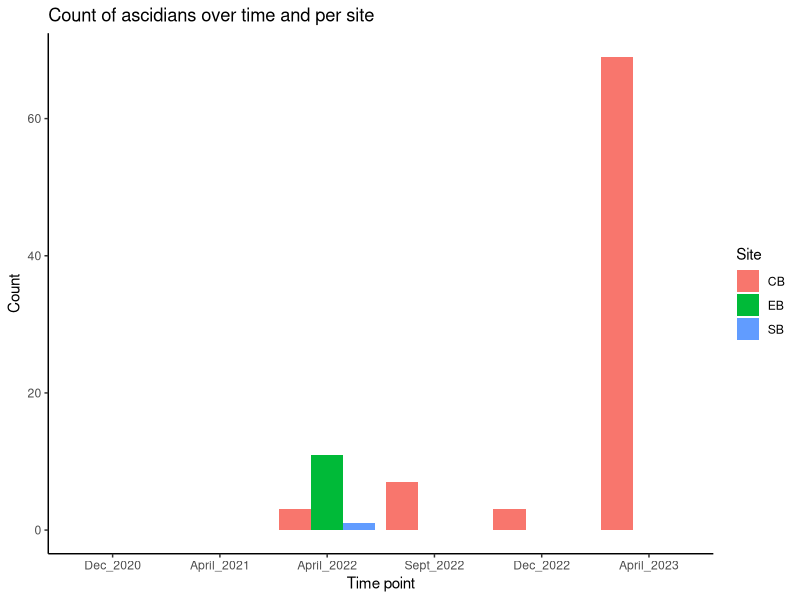
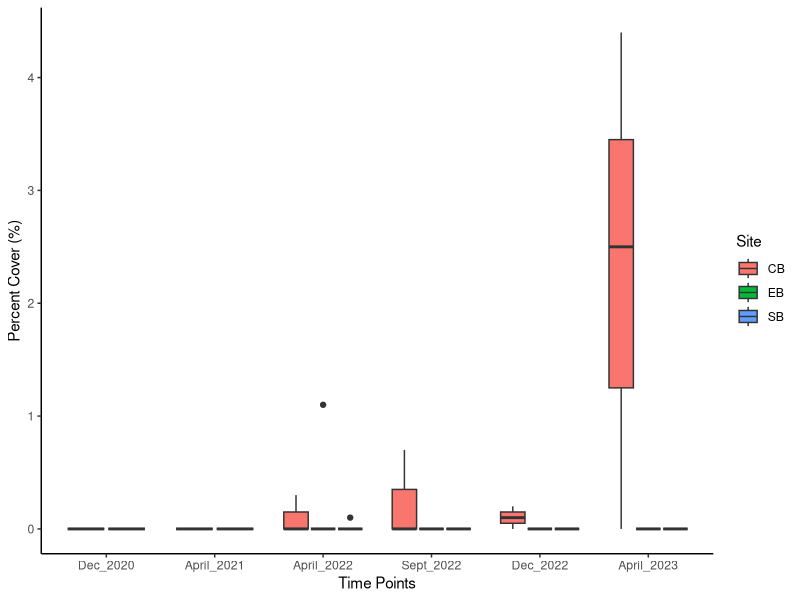
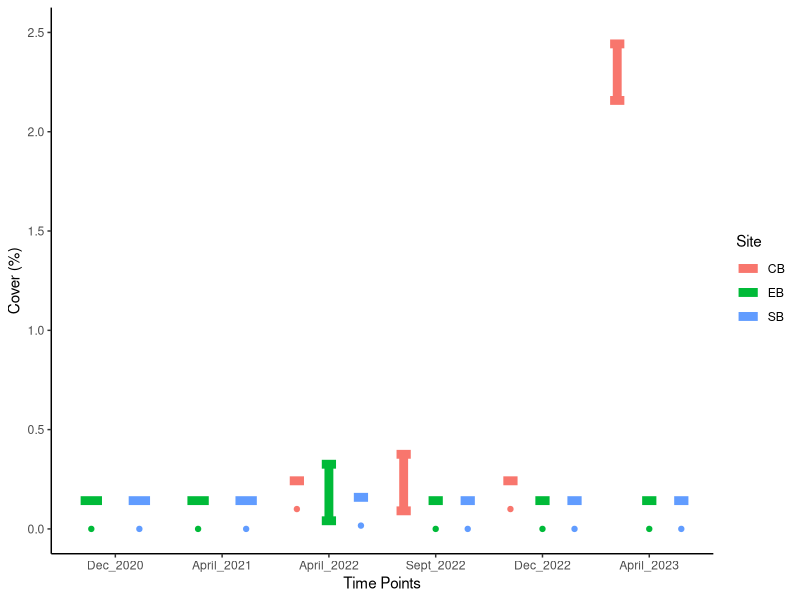

R code for these plots, in order:
## ---- chunk 1
rm(list=ls())
library(tidyverse)
library(dplyr)
library(readxl)
## ---- chunk 2
benthic.data <- read_excel("Benthic_cover.xlsx")
## ---- chunk 3
ascidians.full <- benthic.data[, c("Image ID", "Image name", "TP", "Site", "Transect_ID", "Transect_no", "ASCD")]
## ---- chunk 4
month_year <- strsplit(ascidians.full$TP, "_")
month <- sapply(month_year, function(x) x[1])
year <- sapply(month_year, function(x) x[2])
months <- c("January", "February", "March", "April", "May", "June", "July",
            "August", "Sept", "October", "November", "Dec") 
            # Sept and Dec because that's how they're saved in ascidians.full
month_numeric <- match(month, months)
year_numeric <- as.numeric(year)
date <- as.Date(paste(year_numeric, month_numeric, "01", sep = "-"))

# Save the date in a new column, other than TP
ascidians.full$Date <- date
## ---- chunk 5
# Summed up cover = how many is there
ascidians.sum <- ascidians.full %>%
  group_by(TP, Site, Date) %>%
  summarize(sum_cover = sum(ASCD))

# remove NAs first
ascidians.sum <- na.omit(ascidians.sum)

# order the TPs
ascidians.sum <- ascidians.sum %>%
  mutate(TP = factor(TP, levels = c("Dec_2020", "April_2021", "April_2022", "Sept_2022", "Dec_2022",  "April_2023"))) %>%
  arrange(TP)

# simple plot
ggplot(ascidians.sum, aes(x = TP, y = sum_cover, fill = Site)) +
  geom_bar(stat = "identity", position = "dodge") +
  labs(x = "Time point", y = "Count", fill = "Site") +
  ggtitle("Count of ascidians over time and per site") +
  theme_classic()

## ---- chunk 6
# pivot table
t.cover <- benthic.data %>% pivot_longer(c(Acanthastrea:Valspp), names_to = "Genera", values_to = "Cover")

# calculate mean cover & SD and SE by transect
mean.cover <- t.cover %>%
  group_by(TP, Site, Transect_ID, Genera) %>%
  summarize(mean_cover = mean(Cover)) %>%
  mutate(SE = sd(mean_cover) / sqrt(n()),
         SD = sd(mean_cover))

# calculate sum of cover values for each transect - rowSums
# make new column called percent_cover - multiply by 100 to get percent
transect.percent.cover <- mean.cover %>%
  group_by(TP, Site, Transect_ID) %>%
  summarize(percent_cover = sum(mean_cover[Genera == "ASCD"]) / sum(mean_cover) * 100, .groups = "drop") %>%
  mutate(SE = sd(percent_cover)/sqrt(n()))

# percent cover per site
site.percent.cover <- mean.cover %>%
  group_by(TP, Site) %>%
  summarize(percent_cover = sum(mean_cover[Genera == "ASCD"]) / sum(mean_cover) * 100, .groups = "drop") %>%
  mutate(SE = sd(percent_cover)/sqrt(n()))

# percent cover per time point
tp.percent.cover <- mean.cover %>%
  group_by(TP) %>%
  summarize(percent_cover = sum(mean_cover[Genera == "ASCD"]) / sum(mean_cover) * 100, .groups = "drop") %>%
  mutate(SE = sd(percent_cover)/sqrt(n()))

# order the TPs
transect.percent.cover <- transect.percent.cover %>%
  mutate(TP = factor(TP, levels = c("Dec_2020", "April_2021", "April_2022", "Sept_2022", "Dec_2022",  "April_2023"))) %>%
  arrange(TP)

site.percent.cover <- site.percent.cover %>%
  mutate(TP = factor(TP, levels = c("Dec_2020", "April_2021", "April_2022", "Sept_2022", "Dec_2022",  "April_2023"))) %>%
  arrange(TP)

## ---- chunk 7
str(transect.percent.cover)
ggplot(transect.percent.cover , aes(x = TP, y = percent_cover, fill = Site)) +
  geom_boxplot() +
  labs(x = "Time Points", y = "Percent Cover (%)") +
  scale_fill_discrete(name = "Site") +
  theme_classic()
## ---- chunk 8
str(site.percent.cover)
# plot per time point -> not the correct plot -> need to integrate TP and possibly site?
ggplot(site.percent.cover, aes(x = TP, y = percent_cover, colour = Site)) +
  geom_point(position=position_dodge(.9)) +
  geom_errorbar(aes(ymin = percent_cover - SE, ymax = percent_cover + SE),
                width = 0.4, size = 3,
                 position=position_dodge(.9)) +
  labs(x = "Time Points", y = "Cover (%)") +
  scale_fill_discrete(name = "Site") +
  scale_colour_discrete(name = "Site") +
  ylim(0,2.5) +
  theme_classic()
## ---- chunk 9
# first average benthic data at transect level (average over 10 quadrats)
mean.cover.transects <- t.cover %>%
  group_by(TP, Site, Transect_ID, Genera) %>%
  summarize(mean_cover = mean(Cover))

# pivot long table back to wide
mean.cover.transects <- mean.cover.transects %>%
  pivot_wider(names_from = Genera, values_from = mean_cover)

ascd.occurr <- mean.cover.transects %>%
  mutate(ascd_occurrence = ifelse(ASCD != 0, "present", "absent"))

# pick out TP, Sites and ascd_occurrence


sum(ascd.occurr$ascd_occurrence == "present") # only 8 transects where ascidians occur

# calculate FOC for each TRANSECT_ID
transect.foc <- ascd.occurr %>%
  group_by(TP, Site, Transect_ID) %>%
  summarize(foc = (sum(ascd_occurrence == "present") / length(ascd.occurr$Transect_ID))*100)
# not sure if this length(benthic.data$Transect_no) is correct

# calculate FOC for each Site
site.foc <- ascd.occurr %>%
  group_by(TP, Site) %>%
  summarize(foc = (sum(ascd_occurrence == "present") / length(ascd.occurr$Transect_ID))*100)

# calculate FOC per TP
TP.foc <- ascd.occurr %>%
  group_by(TP) %>%
  summarize(foc = (sum(ascd_occurrence == "present") / length(ascd.occurr$Transect_ID))*100)
## ---- chunk 10
colnames(benthic.data)
# make new data frame with columns without hard corals and sand (easier than taking them out of current df)
# also excluded dead coral and rubble
selected.cols <- c("TP", "Site", "Transect_ID", "Transect_no", "Anemone", "ASCD", "BInv", "CalcInvert", "SC", "SP", "Zoo", "Sediment", "Rhodo", "cyafil", "Cyanob", "TAS", "AL_fleshy", "AL_fol", "Amansia",  "ampart", "Asparago", "Bryopsis","calc_macro",  "Caulcupre", "CauRac", "CCA", "Chaeto", "Chlor", "CodFrag", "Colpo", "CYANO_DHC","Dasy","Dictyopter","Dictyota", "Halimeda","HALY", "Hormo", "Hydrocl", "Hyp", "Laur","MACR_Fil_A","MACR_LTH_O","Mal","MLRP", "Padina", "Ploc", "Sargassum", "Tri_fra", "Turf", "Ulva","Valspp" )
rel.cover.data <- benthic.data[selected.cols]

# calculate mean cover by transect -> transpose first
t.rel.cover <- rel.cover.data %>% pivot_longer(c(Anemone:Valspp), names_to = "Genera", values_to = "Cover")

rel.cover.mean.transects <- t.rel.cover %>%
  group_by(TP, Site, Transect_ID, Genera) %>%
  summarize(mean_cover = mean(Cover))

# transpose back
rel.cover.mean.transects <- rel.cover.mean.transects %>%
  pivot_wider(names_from = Genera, values_from = mean_cover)

# relative ascidian cover = sum(ascidian cover) / sum(all other cover)
rel.ascd.cover <-rel.cover.mean.transects %>%
  group_by(TP, Site, Transect_ID) %>%
  summarize(rel_ascd_cover = ASCD/sum(AL_fleshy:cyafil))

# if ASCD = 0 -> NaN
# if total sum = 0 -> Inf
